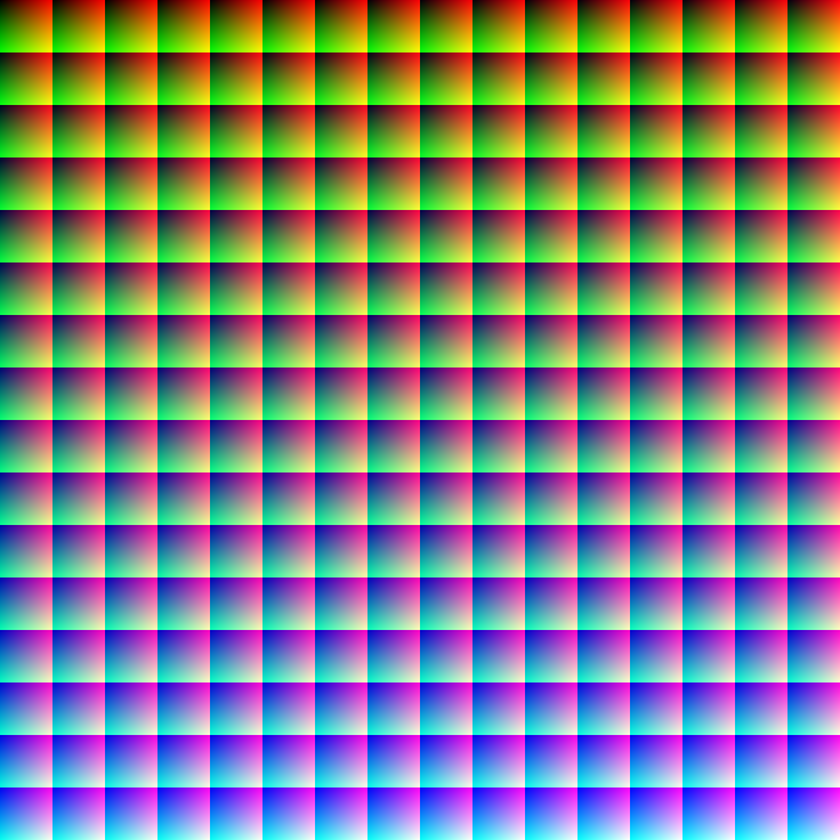
#> input picture RGB16Million.png, 840 x 840 px, shrunk from 4096 x 4096 before the run, given in place of the camera
$ python showhist2.py   (Python 2 division)
#> lines starting #> are read from the running program, lines starting #| are printed output that depends on the picture; after the words box and inside, x2 and y2 are one past the last pixel; in counts of white or black regions, pixels touching at a corner belong together
#!/usr/bin/python

import cv2
import numpy as np

cam = cv2.VideoCapture(0)

for i in xrange(0,10):
    _, image = cam.read()
#> this loop made 10 passes
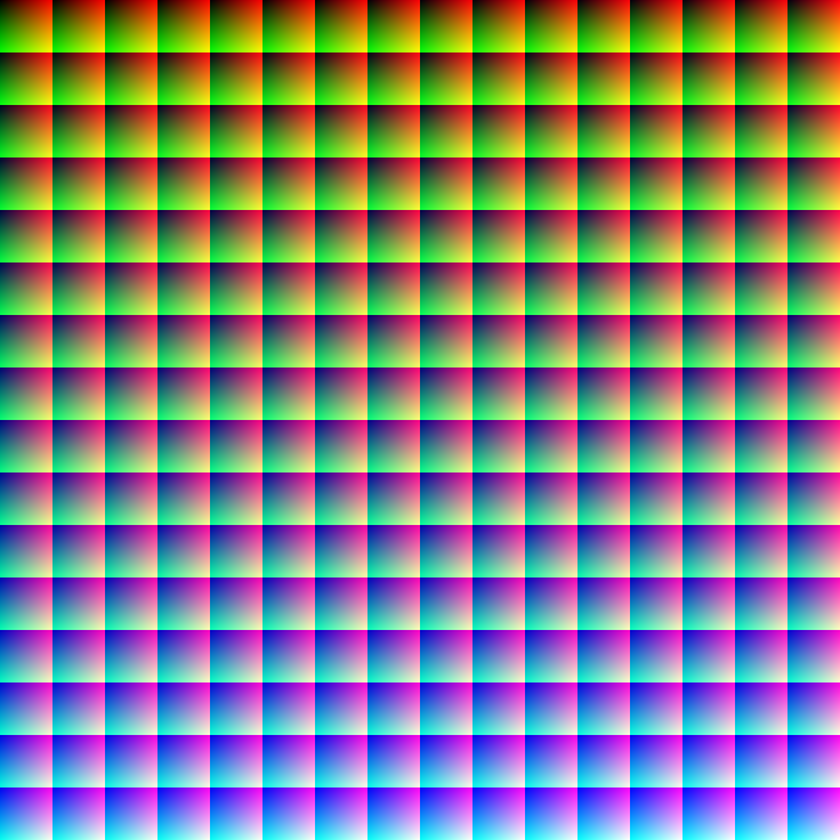
#> input picture RGB16Million.png, 840 x 840 px, shrunk from 4096 x 4096 before the run, given in place of the camera

# Number of bins
LENGTH = 100
WIDTH = 100
HEIGHT = 100
bins = [LENGTH, WIDTH, HEIGHT];

# Range of bins
ranges = [0, 256, 0, 256, 0,256];
# Array of Image
images = [image];
# Number of channels
channels = [0, 1, 2];

#Calculate the Histogram
hist = cv2.calcHist(images, channels, None, bins, ranges);

# sortedIndex contains the indexes the
sortedIndex = np.argsort(hist.flatten());

# 1-D index of the max color in histogram
index = sortedIndex[-1]
#> index = 440505

# Getting the 3-D index from the 1-D index
k = index / (WIDTH * HEIGHT)
#> k = 44
j = (index % (WIDTH * HEIGHT)) / WIDTH
#> j = 5
i = index - j * WIDTH - k * WIDTH * HEIGHT
#> i = 5

# Print the max RGB Value
print "Max RGB Value is = ", [i * 256 / HEIGHT, j * 256 / WIDTH, k * 256 / LENGTH]
#| Max RGB Value is =  [12, 12, 112]

r = i * 256 / HEIGHT
#> r = 12
g = j * 256 / WIDTH
#> g = 12
b = k * 256 / LENGTH
#> b = 112

p=0.10

lower = np.array([b-(b*p),g-(g*p),r-(r*p)], dtype = "uint8")
#> lower = [100, 10, 10]
upper = np.array([b+(b*p),g+(g*p),r+(r*p)], dtype = "uint8")
#> upper = [123, 13, 13]
mask = cv2.inRange(image, lower, upper)
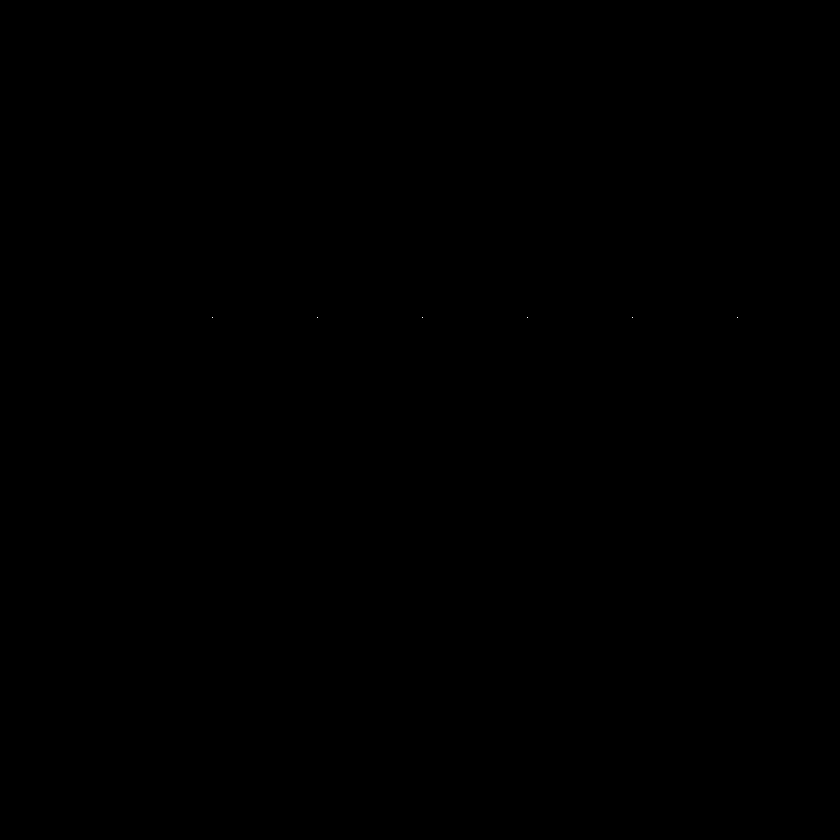
#> mask: shape (840, 840); 0% white in thin lines or dots, all inside (x1, y1, x2, y2) = (212, 317, 738, 318)
#> image is the input picture: shape (840, 840, 3); mean B, G, R 127.5, 127.5, 127.5
output = cv2.bitwise_and(image, image, mask = mask)
cv2.imshow("images", np.hstack([image, output]))
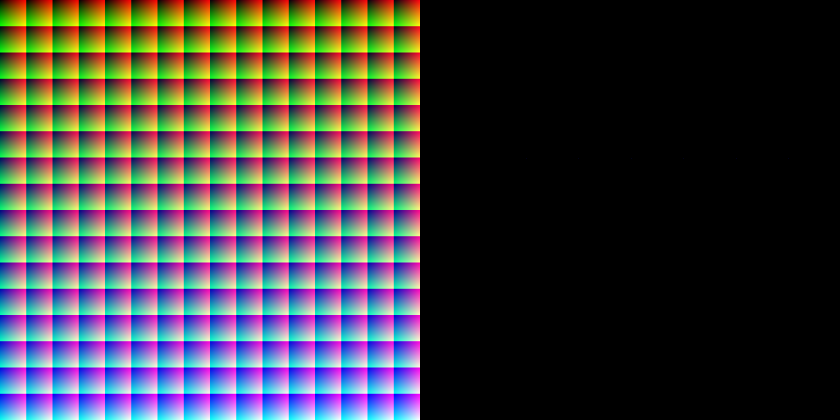
#> window 'images': shape (840, 1680, 3) (shown at 1/2 size); mean B, G, R 63.8, 63.8, 63.8
cv2.waitKey(0)
